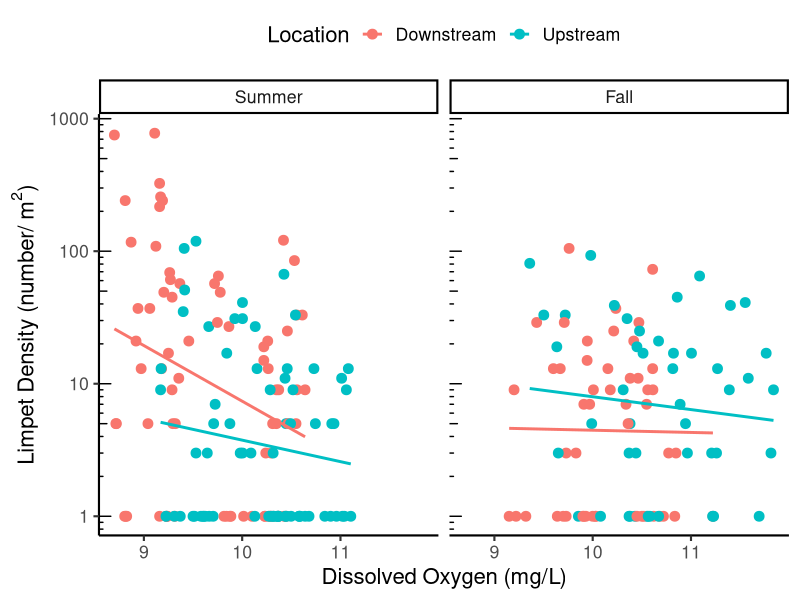
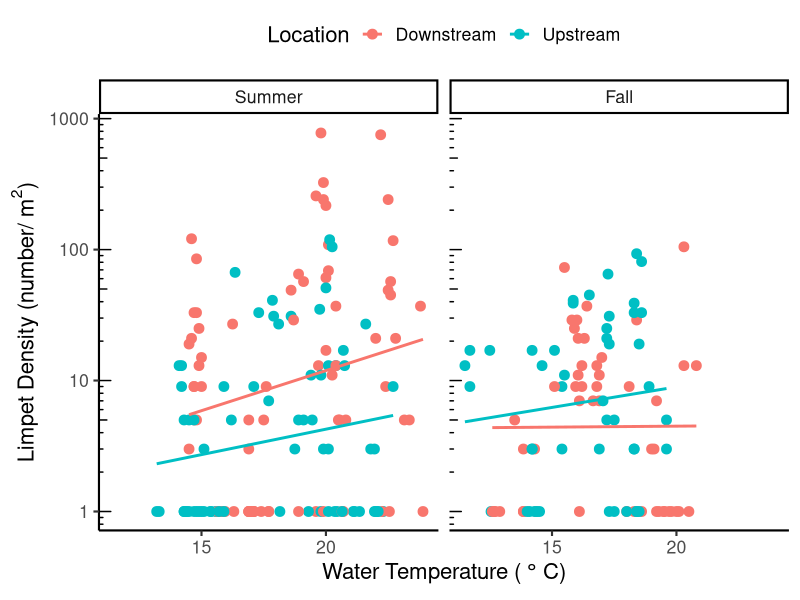
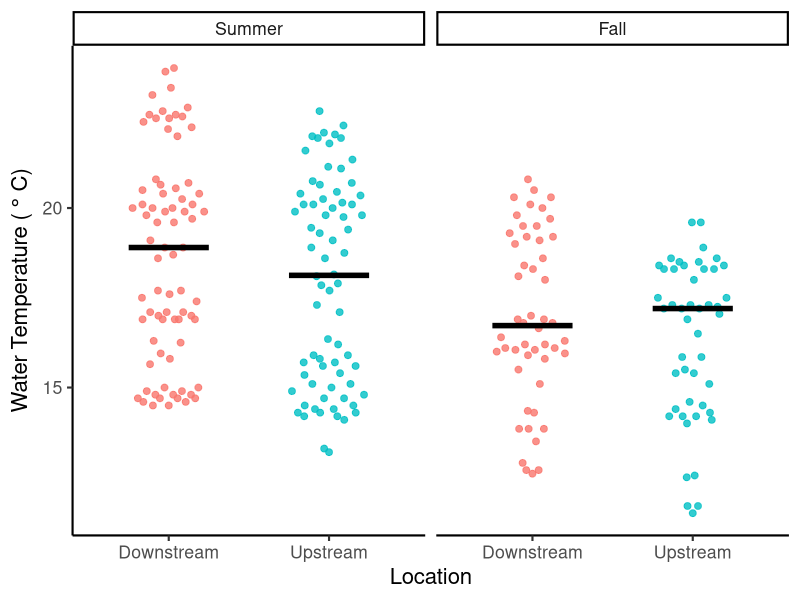
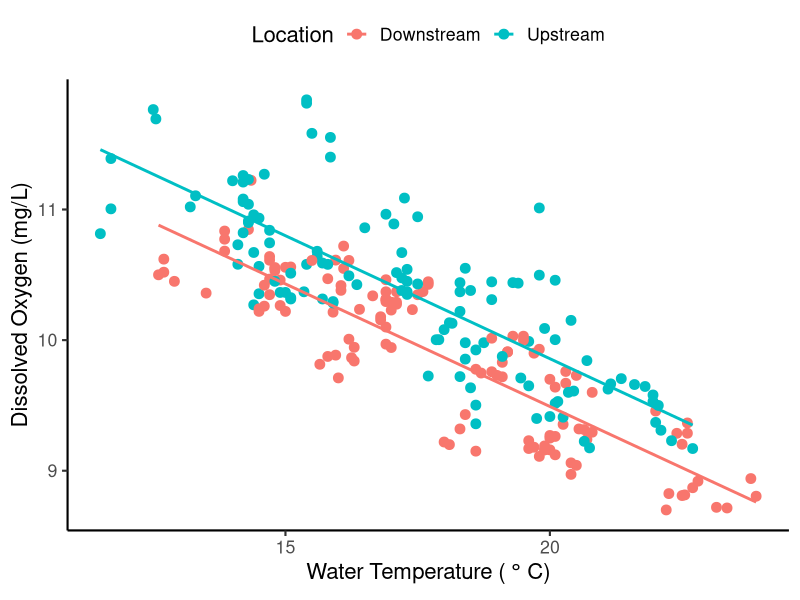

The R source for these figures, in order:
## ---- chunk 1
#| label: setup
#| message: false
#| warning: false

library(tidyverse) ## for readr, dplyr, ggplot2
#library(vegan) ## for calculating diversity measures (you can remove this if you are not calculating diversity measures)
library(ggbeeswarm) ## for jittering points (you can remove this is you did not use a dotplotv)
library(flextable) ## for making formatted tables that can be pasted into Word or Google Docs

## ---- chunk 2
#| label: import data

env <- read_csv("data/env.csv",
         col_types = cols(date = col_date(format = "%Y-%m-%d"),
          
          location = col_factor(levels = c(
            "Downstream","Upstream")), 
          
          season = col_factor(levels = c("Summer","Fall")), 
          
          year = col_factor()
         )) 

macros <- read_csv("data/macros.csv",
           col_types = cols(date = col_date(format = "%Y-%m-%d"),
            
            location = col_factor(levels = c(
              "Downstream","Upstream")), 
            
            season = col_factor(levels = c("Summer","Fall")), 
            
            year = col_factor()
           )) 


master.taxa <- read_csv("data/master.taxa.csv",
                show_col_types = FALSE)  |>  
  distinct()


## ---- chunk 3
#| label: data wrangling
#| message: false
#| warning: false

#calculate density for each sampleID
density.df <- macros |> 
  
  #join taxa info
  left_join(master.taxa) |>
  
  # Summarize for each sampleID and each genus 
  group_by(sampleID, genus) |> 
  dplyr::summarise (density = sum(invDens, na.rm = TRUE)) |> 
  
  #fill in group combos where there were none present with zeros
  ungroup() |> 
  complete(sampleID, genus,
           fill = list(density = 0)) |> 
  
  #filter for genus of interest 
  #this needs to match what is in the macros file
  #replace this blank with the genus you want to keep
  filter(genus == "Ferrissia")

#get sample info and env variables of interest
variables <- macros |>
  
  #join environmental variables
  left_join(env) |> 
  
  #select variables of interest
  #delete anything you don't need
  #add anything you do need in the blank with commas in between
  dplyr::select(date, sampleID, season, year, location, benthicArea,
                DO, wTemp) |> 
  distinct()

#add sample info back to density data
my.df <- left_join(density.df, variables) |> 
  
  #filter out anything you don't want
  #the example below would filter out just the year 2018
  dplyr::filter(year != "2018") |> 
  
  #remove rows with missing data
  na.omit()

## ---- chunk 4
#| label: tbl-sample-table
#| tbl-cap: Sample Summary Table
#| include: true


table.sum <- my.df |>  #put the name of your wrangled data here
  
  #summarize by date, season, & location (to get number of microhabs and area sampled per date)
  group_by(date, season, location) |> 
  summarize(
    area = sum(benthicArea),
    samples = n()) |> 
  
  #summarize by season & location 
  group_by(season, location) |> 
  summarize(
    dates = str_c(date, collapse = ", "),
    samples = sum(samples),
    area = sum(area))  

#To get a formatted table, make sure that the {flextable} package is loaded
#Use additional code to create the summary table called "table.sum"
#If you want to format the table yourself, then don't use this code

#see https://davidgohel.github.io/flextable/ for more information and formatting options

#create the formatted table
ft <- flextable(table.sum) |> 

#create header labels
set_header_labels(season = "Season",
                  location = "Location",
                  dates = "Dates",
                  samples = "# of Samples",
                  area = "Total Area Sampled (m^2)") |> 

  #format superscript
  compose(j = "area", part="header",
          value = as_paragraph(
            "Total Area Sampled (m", 
            as_sup("2"),
            ")")) |> 
  
  #formatting
  theme_vanilla()  |>  
  fontsize(size = 10) |> 
  
  #set table properties
  set_table_properties(layout = "autofit", width = 1) |> 
  
  #center columns
  align(align = "center", part = "all" )

#print the table
#right click on the table, choose select all, 
#choose copy, then paste in your document
#finish formatting as needed in your document
ft



## ---- chunk 5
#| label: tbl-descriptive-stats-density
#| tbl-cap: Limpet Density Descriptive Statistics
#| include: true

#see https://davidgohel.github.io/flextable/ for more information and formatting options

#set the variable you want to summarize
x.var <- "density" #put the name of the column you want to summarize in the blank here

#calculate descriptive stats
df.sum <- my.df |> #put the name of the data frame here
  group_by(season, location) |> #put the grouping variable(s) here
  filter(!is.na(.data[[x.var]])) |> # remove missing values 
  
  #remove the lines below that you don't need 
  #you won't usually need ALL these values
  #change the digits as needed
  summarise(mean = round(mean(.data[[x.var]]), digits=2), 
            SD = signif(sd(.data[[x.var]]), digits=2),
            median = round(median(.data[[x.var]]), digits=2),
            IQR = round(IQR(.data[[x.var]]), digits=2),
            min = round(min(.data[[x.var]]), digits=2),
            max = round(max(.data[[x.var]]), digits=2),
            N = n())

#create the table
ft <- flextable(df.sum,
                cwidth=0.75) |>  #can vary cell width as needed
  
  #bold the headings
  bold(part="header") |> 
  
  #center columns
  align(align = "center", part = "all" )

#print the table
#right click on the table, choose select all, 
#choose copy, then paste in your document
#finish formatting as needed in your document
ft

## ---- chunk 6
#| label: tbl-descriptive-stats-DO
#| tbl-cap: Dissolved Oxygen Descriptive Statistics
#| include: true

#before you run the code below...

#make sure the 'flextable' and `tidyverse` packages are installed and loaded
#make sure your data are imported

#see https://davidgohel.github.io/flextable/ for more information and formatting options

#set the variable you want to summarize
x.var <- "DO" #put the name of the column you want to summarize in the blank here

#calculate descriptive stats
#remove the lines below that you don't need (you won't usually need ALL these values)
df.sum <- my.df |> #put the name of the data frame here
  group_by(season, location) |> #put the grouping variable(s) here
  filter(!is.na(.data[[x.var]])) |> # remove missing values from the variable of interest
  summarise(mean = round(mean(.data[[x.var]]), digits=2), #change the digits as needed
            SD = signif(sd(.data[[x.var]]), digits=2),
            median = round(median(.data[[x.var]]), digits=2),
            IQR = round(IQR(.data[[x.var]]), digits=2),
            min = round(min(.data[[x.var]]), digits=2),
            max = round(max(.data[[x.var]]), digits=2),
            N = n())

#create the table
ft <- flextable(df.sum,
                cwidth=0.75) #can vary cell width as needed

#bold the headings
ft <- bold(ft, part="header")

#center columns
ft <- align(ft, align = "center", part = "all" )

#print the table
#right click on the table, choose select all, 
#choose copy, then paste in your document
#finish formatting as needed in your document
ft

## ---- chunk 7
#| label: tbl-descriptive-stats-wTemp
#| tbl-cap: Water Temperature Descriptive Statistics
#| include: true

#before you run the code below...

#make sure the 'flextable' and `tidyverse` packages are installed and loaded
#make sure your data are imported

#see https://davidgohel.github.io/flextable/ for more information and formatting options

#set the variable you want to summarize
x.var <- "wTemp" #put the name of the column you want to summarize in the blank here

#calculate descriptive stats
#remove the lines below that you don't need (you won't usually need ALL these values)
df.sum <- my.df |> #put the name of the data frame here
  group_by(season, location) |> #put the grouping variable(s) here
  filter(!is.na(.data[[x.var]])) |> # remove missing values from the variable of interest
  summarise(mean = round(mean(.data[[x.var]]), digits=1), #change the digits as needed
            SD = signif(sd(.data[[x.var]]), digits=2),
            median = round(median(.data[[x.var]]), digits=1),
            IQR = round(IQR(.data[[x.var]]), digits=1),
            min = round(min(.data[[x.var]]), digits=2),
            max = round(max(.data[[x.var]]), digits=2),
            N = n())

#create the table
ft <- flextable(df.sum,
                cwidth=0.75) #can vary cell width as needed

#bold the headings
ft <- bold(ft, part="header")

#center columns
ft <- align(ft, align = "center", part = "all" )

#print the table
#right click on the table, choose select all, 
#choose copy, then paste in your document
#finish formatting as needed in your document
ft



## ---- chunk 8
#| label: limpet density vs DO graph
#| message: false

# this code will make a scatter plot 
# if you do not want a line of best fit, then delete the geom_smooth() line

ggplot(
  data = my.df, #put the data frame name here
  
  #set the aesthetics
  aes(x = DO,       #put the factor on the x-axis
      y = density + 1,       #continuous variable = y
      color = location)) + #put the same factor as on x-axis 
  
  #add points
  geom_point(size = 3) +    #sets the size of the points
  
  #add best fit line
  geom_smooth(method = "lm", se = FALSE) + 

  #nicer labels (see axis.labels.R script)
  xlab("Dissolved Oxygen (mg/L)") +
  ylab(bquote("Limpet Density (number/"~m^2*")")) +
  labs(color = "Location") + #label for the color key
  
  
  #additional formatting
  theme_classic(base_size = 16)  +  #sets the font size
  theme(legend.position = "top") +  #controls legend/key
  
  scale_y_log10() +     #changes y-axis to log-scale
  annotation_logticks(sides = "l") + # adds log-scale tick marks

  facet_wrap(vars(season))   #place factor to split by facets here

#see the resources below for some additional options to make a nice scatter plot 
# https://www.datanovia.com/en/lessons/ggplot-scatter-plot/
# https://ggplot2.tidyverse.org/index.html

## ---- chunk 9
#| label: limpet density vs wTemp graph
#| message: false


# this code will make a scatter plot 
# if you do not want a line of best fit, then delete the geom_smooth() line

ggplot(
  data = my.df, #put the data frame name here
  
  #set the aesthetics
  aes(x = wTemp,       #put the factor on the x-axis
      y = density + 1,       #continuous variable = y
      color = location)) + #put the same factor as on x-axis 
  
  #add points
  geom_point(size = 3) +    #sets the size of the points
  
  #add best fit line
  geom_smooth(method = "lm", se = FALSE) + 

  #nicer labels (see axis.labels.R script)
  xlab("Water Temperature ("~degree~"C)") +
  ylab(bquote("Limpet Density (number/"~m^2*")")) +
  labs(color = "Location") + #label for the color key
  
  
  #additional formatting
  theme_classic(base_size = 16)  +  #sets the font size
  theme(legend.position = "top") +  #controls legend/key
  
  scale_y_log10() +     #changes y-axis to log-scale
  annotation_logticks(sides = "l") + # adds log-scale tick marks

  facet_wrap(vars(season))   #place factor to split by facets here

#see the resources below for some additional options to make a nice scatter plot 
# https://www.datanovia.com/en/lessons/ggplot-scatter-plot/
# https://ggplot2.tidyverse.org/index.html

## ---- chunk 10

#| label: wTemp vs season and location

#this code will make a dot plot with median and all points included
#make sure you have loaded the ggbeeswarm package to use geom_quasirandom()

ggplot(
  data = my.df, #put the data frame name here
  
  #set the aesthetics
  aes(x = location,       #put the factor on the x-axis
      y = wTemp,       #continuous variable = y
      color = location)) + #same factor as x-axis for color
  
  #adds quasirandom jittered points
  geom_quasirandom(
    shape = 19,            #shape as circle
    size = 2,              #size of point
    alpha = 0.8,           #transparency
    width = 0.25) +        #spread
  
  #adds median
  stat_summary(
    fun = median,       #graphs the median
    geom = "crossbar",  #crossbar shape
    width = 0.5,        #width of the bar
    size = 0.75,        #size
    color = "black") +  #color 
  
  #nicer labels (see axis.labels.R script)
  ylab("Water Temperature ("~degree~"C)") +
  xlab("Location") +
  
  #additional formatting
  theme_classic(base_size = 16)  +  #sets the font size
  theme(legend.position = "none") +  #controls legend/key

  facet_wrap(vars(season))   #place factor to split by facets here

#see the resources below for some additional options to make a nice plot 
# https://www.datanovia.com/en/lessons/ggplot-dot-plot/
# https://ggplot2.tidyverse.org/index.html

## ---- chunk 11
#| label: DO vs wTemp graph
#| message: false

# this code will make a scatter plot 
# if you do not want a line of best fit, then delete the geom_smooth() line

ggplot(
  data = my.df, #put the data frame name here
  
  #set the aesthetics
  aes(x = wTemp,       #put the factor on the x-axis
      y = DO,       #continuous variable = y
      color = location)) + #put the same factor as on x-axis 
  
  #add points
  geom_point(size = 3) +    #sets the size of the points
  
  #add best fit line
  geom_smooth(method = "lm", se = FALSE) + 

  #nicer labels (see axis.labels.R script)
  ylab("Dissolved Oxygen (mg/L)") +
  xlab("Water Temperature ("~degree~"C)") +
  labs(color = "Location") + #label for the color key
  
  
  #additional formatting
  theme_classic(base_size = 16)  +  #sets the font size
  theme(legend.position = "top")   #controls legend/key

#see the resources below for some additional options to make a nice scatter plot 
# https://www.datanovia.com/en/lessons/ggplot-scatter-plot/
# https://ggplot2.tidyverse.org/index.html

## ---- chunk 12
#| label: sessionInfo

sessionInfo()

## ---- chunk 13
#| label: cite R

#citation info for base R 
citation()

## ---- chunk 14
#| label: cite tidyverse

#citation info for base R 
citation("tidyverse")
